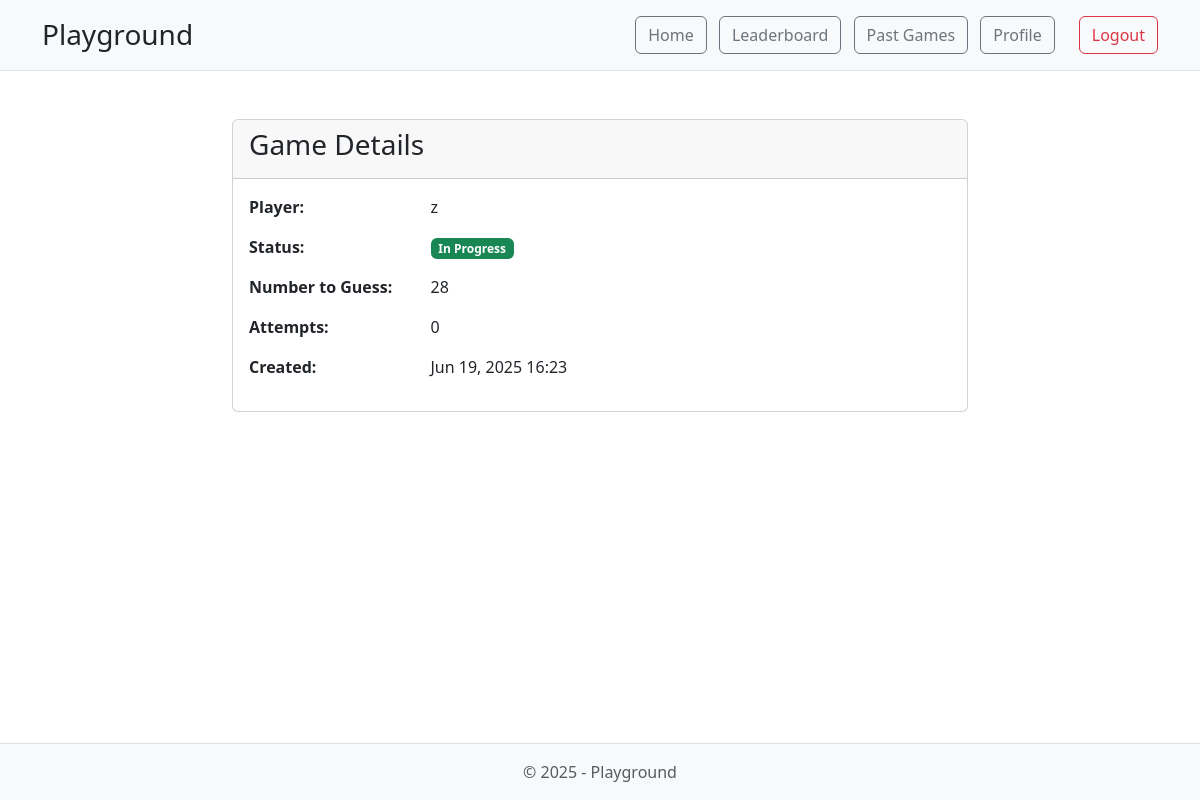
Screenshot of /guess/game/finished/23/ (signed in) with the database file from the repository.
### guess/models.py (models this page shows)
class GuessGame(models.Model):
    user = models.ForeignKey(User, on_delete=models.CASCADE)
    number = models.IntegerField()
    is_over = models.BooleanField(default=False)
    attempts = models.IntegerField(default=0)
    created_at = models.DateTimeField(auto_now_add=True)

### guess/views.py (the view)
# urls.py: path('game/finished/<int:id>/', views.guess_finished),
@login_required
def guess_finished(request, id):
    game = get_object_or_404(GuessGame, id=id, user=request.user)
    template = loader.get_template('guess_finished.html')
    context = {
        'game': game
    }
    return HttpResponse(template.render(context, request))

### guess/templates/guess_finished.html (shortened to what this page needs)
{% extends 'base.html' %}
{% block content %}
    <div class="container mt-4">
        <div class="row justify-content-center">
            <div class="col-md-8">
                <div class="card">
                    <div class="card-header">
                        <h3 class="card-title">Game Details</h3>
                    </div>
                    <div class="card-body">
                        <div class="row mb-3">
                            <div class="col-sm-3"><strong>Player:</strong></div>
                            <div class="col-sm-9">{{ game.user.username }}</div>
                        </div>
                        <div class="row mb-3">
                            <div class="col-sm-3"><strong>Status:</strong></div>
                            <div class="col-sm-9">
                                {% if game.is_over %}
                                    <span class="badge bg-danger">Game Over</span>
                                {% else %}
                                    <span class="badge bg-success">In Progress</span>
                                {% endif %}
                            </div>
                        </div>
                        <div class="row mb-3">
                            <div class="col-sm-3"><strong>Number to Guess:</strong></div>
                            <div class="col-sm-9">{{ game.number }}</div>
                        </div>
                        <div class="row mb-3">
                            <div class="col-sm-3"><strong>Attempts:</strong></div>
                            <div class="col-sm-9">{{ game.attempts }}</div>
                        </div>
                        <div class="row mb-3">
                            <div class="col-sm-3"><strong>Created:</strong></div>
                            <div class="col-sm-9">{{ game.created_at|date:"M d, Y H:i" }}</div>
                        </div>
                    </div>
                </div>
            </div>
        </div>
    </div>
{% endblock %}

### rows the page displays
GuessGame: user.username "z", number "28", attempts "0", created_at "Jun 19, 2025 16:23"
